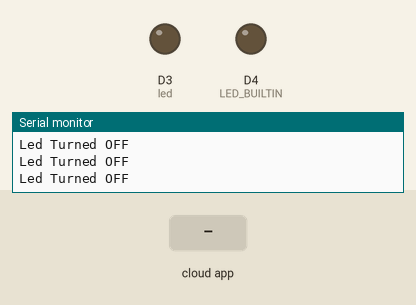
The sketch below on a simulated ESP8266 (NodeMCU). On the bench: output pins drawn as LEDs (lit = HIGH, except the on-board LED, lit = LOW), the last lines printed to the serial monitor. The test bench sets the inputs (shaded band). WiFi joins after 1.5 s; servers stay silent unless stated; the Firebase database answers and starts empty.

Above: at 3.8 s.
3.9 s: the phone or cloud app sets led to 1
At 4.6 s:
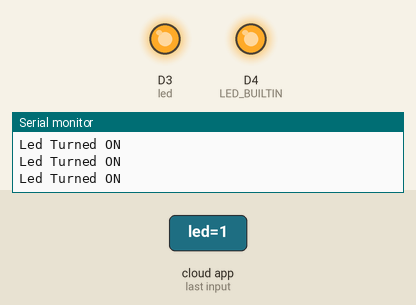
5.5 s: the phone or cloud app sets led to 0
At 5.8 s:
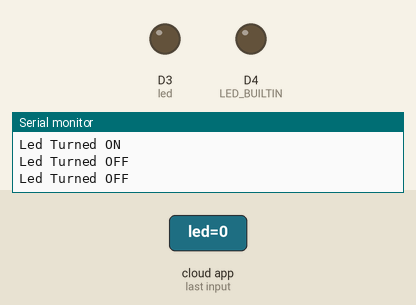
Timing chart, 0 to 8.5 s (numbered marks = the images above; inputs shaded):
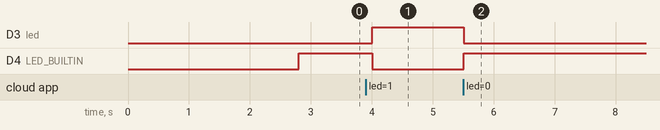

The sketch:

FirebaseDemo_ESP8266.ino
```cpp
//https://github.com/mobizt/Firebase-ESP8266

#include <FirebaseESP8266.h>
#include <ESP8266WiFi.h>

#define FIREBASE_HOST "your-firebase-host-url (can find in realtime-database)"
#define FIREBASE_AUTH "Project Settings-Database Secrets-Show-Copy and paste here"
#define WIFI_SSID "your-wifi-ssid"
#define WIFI_PASSWORD "your-wifi-password"

FirebaseData firebaseData;

int fireStatus;
int led = D3;
void setup() {
  Serial.begin(9600);
  delay(1000);
  pinMode(LED_BUILTIN, OUTPUT);
  pinMode(led, OUTPUT);
  digitalWrite(led, LOW);
  WiFi.begin(WIFI_SSID, WIFI_PASSWORD);
  Serial.print("Connecting to ");
  Serial.print(WIFI_SSID);
  while (WiFi.status() != WL_CONNECTED) {
    Serial.print(".");
    delay(500);
  }
  Serial.println();
  Serial.print("Connected to ");
  Serial.println(WIFI_SSID);
  Serial.print("IP Address is : ");
  Serial.println(WiFi.localIP());
  Firebase.begin(FIREBASE_HOST, FIREBASE_AUTH);
  Firebase.setInt(firebaseData, "led", 0);
}

void loop() {
  if(Firebase.getInt(firebaseData, "/led"))
  {
    fireStatus = firebaseData.intData();
    if (fireStatus == 1) {
      Serial.println("Led Turned ON");
      digitalWrite(LED_BUILTIN, LOW);
      digitalWrite(led, HIGH);
    }
    else if (fireStatus == 0) {
      Serial.println("Led Turned OFF");
      digitalWrite(LED_BUILTIN, HIGH);
      digitalWrite(led, LOW);
    }
    else {
      Serial.println("Wrong Credential! Please send ON/OFF");
    }
  }
}
```

Measured:
- after the input at 3.9 s, D3 (led): LOW → HIGH after 0.11 s; D4 (LED_BUILTIN): HIGH → LOW after 0.11 s
- after the input at 5.5 s, D3 (led): HIGH → LOW at once; D4 (LED_BUILTIN): LOW → HIGH at once
